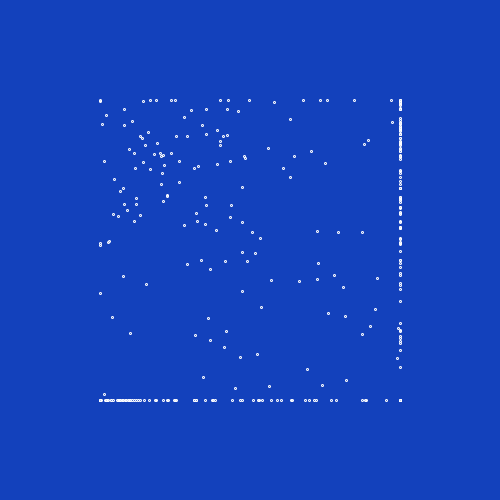
Frame 1 (no input)
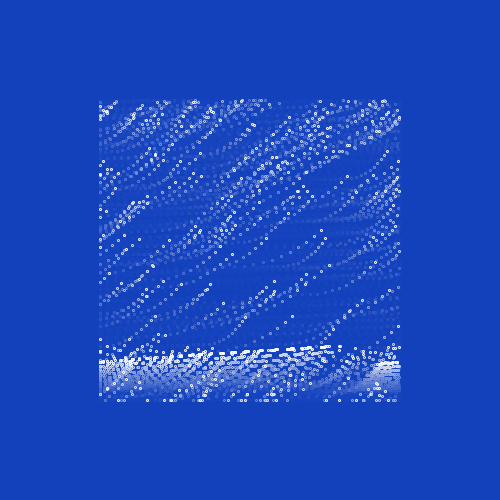
Frame 60 (the mouse pressed at the canvas centre just before this capture)
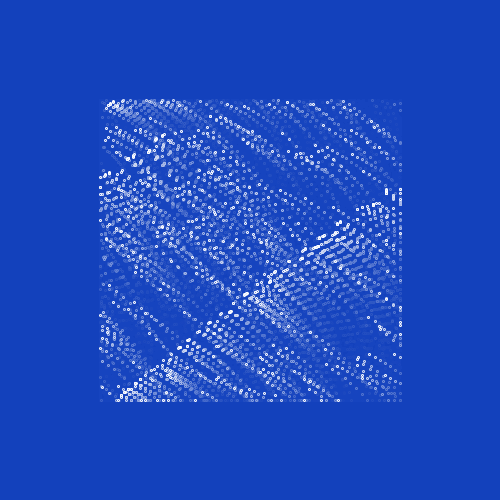
Frame 120 (the mouse held since frame 60 and released just before this capture)

The Processing sketch that drew these frames (run headless with seeded random() and noise(); from frame 60 on, the mouse is pressed at the canvas centre):

// Processing sketch: sketch_03052017
// ── sketch_03052017.pde
Ellipses ellipses;
void setup(){
  size(500,500);
  smooth();
  ellipses = new Ellipses();
  background(19,65,188);
}

void draw(){
  noStroke();
  fill(19,65,188,50);
  rect(0,0,width, height);
  ellipses.display();
}
// ── Ellipse.pde
class Ellipse{
  PVector position;
  PVector move = new PVector(0,0);
  PVector acceleration;
  float r = random(5,10);
  Ellipse(float x, float y){
   position = new PVector(x,y);
  }
  
  void update(PVector acc){
    move.add(acc);
    move.limit(r);
    position.add(move);
  }
  
  void edges(){
    if(position.x > width-100){
      position.x = 100;
    }
    if(position.x < 100){
      position.x = width-100;
    }
    if(position.y > height-100){
      position.y = 100;
    }
    if(position.y < 100){
      position.y = height-100;
    }
  }
  
  void display(){
    stroke(255);
    ellipse(position.x, position.y, 2,2);
  }
}
// ── Ellipses.pde
class Ellipses{
  Ellipse[] ellipse = new Ellipse[500];
  float count = 0;
  PVector acceleration;
  Ellipses(){
    for(int i = 0; i<ellipse.length; i++){
      ellipse[i] = new Ellipse(random(0,i), random(0,i));
    }
  }
  
  void display(){
    if(count==0){
    acceleration = PVector.random2D();
    }
    count++;
    if(count>50){
      count=0;
    }
    for(int i = 0; i<ellipse.length; i++){
      ellipse[i].update(acceleration);
      ellipse[i].edges();
      ellipse[i].display();
    }
  }
}
